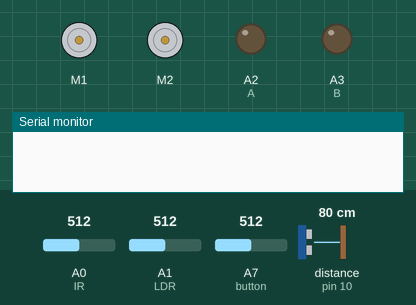
Simulated run of this sketch. Board: Arduino Nano, built with avr-gcc and run on an emulated ATmega328P. Parts: 2 × DC motor (green arrow = forward, orange = backward, longer = faster), output pins drawn as LEDs (lit = HIGH), the last lines printed to the serial monitor. The inputs (shaded band) are chosen by the test bench; at power-on: A7 (button) = 512, A0 (IR) = 512, A1 (LDR) = 512, distance to the obstacle (sensor on pin 10) 80 cm. The echo pulse lasts 58.3 µs per cm.

Above: at 1.2 s.
1.3 s: A7 (button) set to 107
3.0 s: A7 (button) set to 92
At 5.0 s:
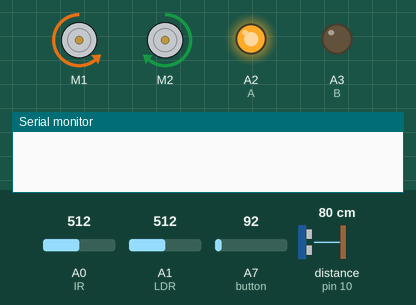
At 6.8 s:
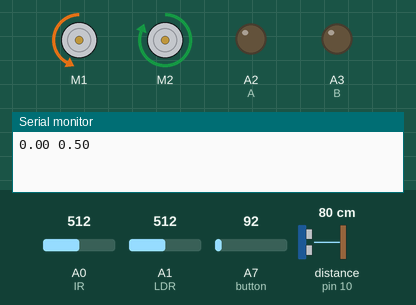
9.0 s: A7 (button) set to 110
At 9.54 s:
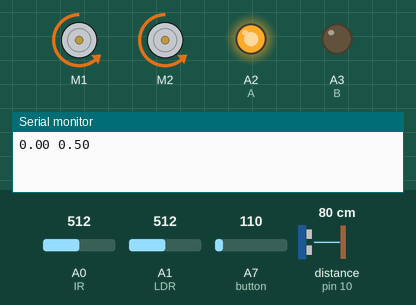
12.0 s: A7 (button) set to 90
Timing chart, 0 to 16.0 s (numbered marks = the images above; inputs shaded):
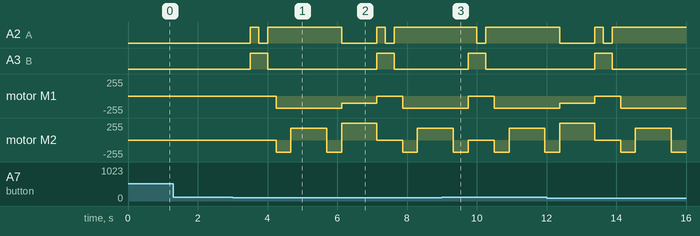

The sketch:

cg1111a_project.ino
```cpp
#include "MeMCore.h"

#define TIMEOUT 1900 // max microseconds to wait (US)
#define SPEED_OF_SOUND 340 // speed of sound in m/s
#define BASE 255 // base speed
#define TURN 180 // turn speed

/*
Logic Table
Pin 2 - A, Pin 3 - B
IR Emitter OUT Y0 (A LOW B LOW)
Blue LED Y1 (A HIGH B LOW)
Green LED Y2 (A LOW B HIGH)
Red LED Y3 (A HIGH B HIGH)
*/

#define IR A0 // IR Receiver IN (port 4, pin A0)
#define LDR A1 // LDR IN (port 4, pin A1)
#define A A2 // Logic Pin A (port 3, pin A2)
#define B A3 // Logic Pin B (port 3, pin A3)
#define ULTRASONIC 10  // assigning Ultrasonic to port 2

MeLineFollower lineFinder(PORT_1); //assigning lineFinder to port 1
MeDCMotor leftMotor(M1);   // assigning leftMotor to port M1
MeDCMotor rightMotor(M2);  // assigning rightMotor to port M2

// musical notes (frequencies in Hz)
MeBuzzer buzzer; //buzzer
#define B4  494
#define C4  277
#define D4  294
#define E4  330
#define F4  370
#define A4  440
#define B3  247

void playThickOfItMelody() {
  // 1
  buzzer.tone(B4, 400); delay(100);
  buzzer.tone(B4, 400); delay(100);
  buzzer.tone(B4, 400); delay(100);
  // 2
  buzzer.tone(A4, 400); delay(100);
  buzzer.tone(F4, 400); delay(100);
  buzzer.tone(F4, 800); delay(100);
  buzzer.tone(E4, 400); delay(100);
  buzzer.tone(E4, 400); delay(100);
  buzzer.tone(D4, 400); delay(100);
  buzzer.tone(E4, 400); delay(100);
  // 3
  buzzer.tone(F4, 800); delay(400);
  buzzer.tone(F4, 400); delay(100);
  buzzer.tone(F4, 400); delay(100);
  buzzer.tone(F4, 400); delay(100);
  buzzer.tone(D4, 400); delay(100);
  buzzer.tone(E4, 400); delay(100);
  // 4
  buzzer.tone(F4, 600); delay(100);
  buzzer.tone(D4, 600); delay(100);
  buzzer.tone(E4, 400); delay(100);
  buzzer.tone(F4, 600); delay(100);
  buzzer.tone(D4, 600); delay(100);
  buzzer.tone(E4, 400); delay(100);
  // 5
  buzzer.tone(F4, 800); delay(800);
  buzzer.tone(F4, 400); delay(100);
  buzzer.tone(F4, 400); delay(100);
  buzzer.tone(D4, 400); delay(100);
  buzzer.tone(E4, 400); delay(100);
  // 6
  buzzer.tone(F4, 600); delay(100);
  buzzer.tone(D4, 600); delay(100);
  buzzer.tone(E4, 400); delay(100);
  buzzer.tone(F4, 600); delay(100);
  buzzer.tone(D4, 600); delay(100);
  buzzer.tone(E4, 400); delay(100);
  // 7
  buzzer.tone(F4, 800); delay(800);
  buzzer.tone(F4, 400); delay(100);
  buzzer.tone(F4, 400); delay(100);
  buzzer.tone(D4, 400); delay(100);
  buzzer.tone(E4, 400); delay(100);
  // 8
  buzzer.tone(F4, 400); delay(100);
  buzzer.tone(F4, 400); delay(100);
  buzzer.tone(D4, 400); delay(100);
  buzzer.tone(E4, 400); delay(100);
  buzzer.tone(F4, 600); delay(100);
  buzzer.tone(D4, 600); delay(100);
  buzzer.tone(C4, 400); delay(100);
  buzzer.tone(B3, 400); delay(100);
  buzzer.noTone();
}

// button status
int status = 0;

// variables for PID
double past_error = 0;
double KPir = 29.0;
double KDir = 17.0;
double KPus = 22.0;
double KDus = 11.0;

double detectedArray[3] = { 0, 0, 0 }; // temp color array for readings
double whiteArray[3] = { 919.0, 878.0, 858.0 }; // calibrated white array
double blackArray[3] = { 874.0, 655.0, 659.0 }; // calibrated black array
double greyDiff[3] = { 45.0, 223.0, 199.0 }; // white - black array

// for Euclidean Distance
double distance[6] = { 0, 0, 0, 0, 0, 0 };
double logic[6] = { 0, 1, 2, 3, 4, 5 };

// pink, red, orange, blue, green, white checkpoints (ordered)
double colorArray[6][3] = {{ 260.0, 224.0, 221.0 }, { 230.0, 112.0, 98.0 },
                          { 238.0, 165.0, 110.0 }, { 90.0, 197.0, 219.0 },
                          { 107.0, 209.0, 169.0 }, { 235.0, 256.0, 253.0 }};

// basic movement logic
void forward(uint8_t speed, int time) {
  leftMotor.run(-speed);
  rightMotor.run(speed);
  delay(time);
}

void reverse(uint8_t speed, int time) {
  leftMotor.run(speed);
  rightMotor.run(-speed);
  delay(time);
}

void stop() {
  leftMotor.stop();
  rightMotor.stop();
}

void sqRight(uint8_t speed, int time) {
  leftMotor.run(-speed);
  rightMotor.run(-speed);
  delay(time);
}

void sqLeft(uint8_t speed, int time) {
  leftMotor.run(speed);
  rightMotor.run(speed);
  delay(time);
}

void nudge(uint8_t speed, double c) {
  leftMotor.run(-speed - c);
  rightMotor.run(speed - c);
}

// turn on component (by logic table)
void turnOnIR() {
  digitalWrite(A, LOW);
  digitalWrite(B, LOW);
}

void turnOnRed() {
  digitalWrite(A, HIGH);
  digitalWrite(B, HIGH);
}

void turnOnGreen() {
  digitalWrite(A, LOW);
  digitalWrite(B, HIGH);
}

void turnOnBlue() {
  digitalWrite(A, HIGH);
  digitalWrite(B, LOW);
}

// average reading from LDR
int LDRreading(int times) {
  int reading;
  int total = 0;
  for (int i = 0; i < times; i++) {
    reading = analogRead(LDR);
    total = reading + total;
    delay(10);
  }
  return total / times;
}

// calibrate color sensor
void calibrate() {
  // white
  Serial.println("Put White Sample For Calibration ...");
  delay(5000);

  turnOnRed();
  delay(200);
  whiteArray[0] = LDRreading(10);

  turnOnGreen();
  delay(200);
  whiteArray[1] = LDRreading(10);

  turnOnBlue();
  delay(200);
  whiteArray[2] = LDRreading(10);

  // black
  Serial.println("Put Black Sample For Calibration ...");
  delay(5000);

  turnOnRed();
  delay(200);
  blackArray[0] = LDRreading(10);

  turnOnGreen();
  delay(200);
  blackArray[1] = LDRreading(10);

  turnOnBlue();
  delay(200);
  blackArray[2] = LDRreading(10);

  greyDiff[0] = whiteArray[0] - blackArray[0];
  greyDiff[1] = whiteArray[1] - blackArray[1];
  greyDiff[2] = whiteArray[2] - blackArray[2];
  for (int i = 0; i < 3; i++) {
    Serial.print(whiteArray[i]);
    Serial.print(blackArray[i]);
    Serial.print(greyDiff[i]);
    Serial.println();
  }
}

// get distance from US
double USdist() {
  pinMode(ULTRASONIC, OUTPUT);
  digitalWrite(ULTRASONIC, LOW);
  delayMicroseconds(2);
  digitalWrite(ULTRASONIC, HIGH);
  delayMicroseconds(10);
  digitalWrite(ULTRASONIC, LOW);

  pinMode(ULTRASONIC, INPUT);
  double duration = pulseIn(ULTRASONIC, HIGH, TIMEOUT);
  double USdistance = ((duration/2.0)/1000000) * SPEED_OF_SOUND * 100;
  return USdistance;
}

// get distance from IR
double IRdist() {
  turnOnBlue(); // reading from ambient ir
  double x = analogRead(IR);
  turnOnIR(); // reading from reflected ir pulse (with ambient ir)
  double y = analogRead(IR);
  /*
  x = reading for ambient ir, y = reading for reflected ir pulse (with ambient ir)
  x-y = voltage drop due to ir pulse, this will filter out the ambient ir
  scale from experimentation is 60 to 510 for readings from 1.5cm to 9.0 cm
  values are normalised to reflect distance
  */
  double scaled = (((x-y)-60.0)/450.0) * 7.5 + 1.5;
  return scaled;
}

// get reading from color sensor
void detectColor() {
  // Serial.println("put sample");
  // delay(3000);

  turnOnRed();
  delay(200);
  detectedArray[0] = LDRreading(5);
  detectedArray[0] = (detectedArray[0] - blackArray[0])/(greyDiff[0])*255;

  turnOnGreen();
  delay(200);
  detectedArray[1] = LDRreading(5);
  detectedArray[1] = (detectedArray[1] - blackArray[1])/(greyDiff[1])*255;

  turnOnBlue();
  delay(200);
  detectedArray[2] = LDRreading(5);
  detectedArray[2] = (detectedArray[2] - blackArray[2])/(greyDiff[2])*255;

  // Serial.print(detectedArray[0]);
  // Serial.print(" ");
  // Serial.print(detectedArray[1]);
  // Serial.print(" ");
  // Serial.println(detectedArray[2]);
}

/*
Euclidean Distance
square the difference in R, G and B values between
detected color and checkpoint color individually
add them up and sqrt that to get distance magnitude
*/

void findDistance(){
  for (int i = 0; i < 6; i++){
    double sum = 0;
    for (int j = 0; j < 3; j++){
      double x = detectedArray[j] - colorArray[i][j];
      sum = sum + x*x;
    }
    distance[i] = sqrt(sum);
  }
}

// get minimum distance from array to find nearest color
int findClosest(){
  int min = 0;
  for (int i = 0; i < 6; i++){
    if (distance[i] < distance[min]){
      min = i;
    }
  }
  return min;
}

void setup() {
  Serial.begin(9600);
  pinMode(IR, INPUT);
  pinMode(LDR, INPUT);
  pinMode(A, OUTPUT);
  pinMode(B, OUTPUT);
  pinMode(A7, INPUT);
  // calibrate();
}

void loop() {
  // detectColor();
  if (analogRead(A7) < 100) { // if push button is pushed, the value will be very low
    status = 1 - status;
    delay(500); // delay 500ms so that a button push won't be counted multiple times.
  }
  if (status == 0) {
    return;
  }

  // logic for checkpoint
  int sensorState = lineFinder.readSensors();
  if (sensorState == S1_IN_S2_IN) {
    stop();
    detectColor();
    findDistance();
    int s = findClosest();
    switch(s) {
      case 0: // pink
      sqLeft(TURN, 420);
      forward(TURN, 1030);
      sqLeft(TURN, 420);
      break;
      case 1: // red
      sqLeft(TURN, 420);
      break;
      case 2: // orange
      sqLeft(TURN, 870);
      break;
      case 3: // blue
      sqRight(TURN, 420);
      forward(TURN, 1030);
      sqRight(TURN, 420);
      break;
      case 4: // green
      sqRight(TURN, 420);
      break;
      case 5: // white
      playThickOfItMelody();
      break;
    }
  }
  // get distances from US and IR
  double USr = USdist();
  double IRr = IRdist();
  double error = 0;
  double correction = 0;
  Serial.print(USr);
  Serial.print(' ');
  Serial.println(IRr);

  // if US out of range, set back US reading to stable point
  if (USr == 0) {
    USr = 11.0;
  }

  if (IRr < 4.0) { // use IR if the reading is below 4.0 cm (IR readings don't scale well past this value)
    error = 9.0 - IR; // stable point from IR pov = 9.0cm
    correction = error * KPir + ((error-past_error)/TIMEOUT) * KDir; // PID controller for IR
  }
  else {
    error = (USr - 11.0); // stable point from US pov = 11.0cm
    correction = error * KPus + ((error-past_error)/TIMEOUT) * KDus; // PID controller for US
  }
  nudge(BASE, correction); // movement with correction
  past_error = error; // for D
}
```

Measured:
- the behaviour switches between 100 and 99 on A7 (button) (found by bisection; images 0 and 1)
- after the input at 1.3 s, every drawn part: stays the same
- after the input at 3.0 s, A2 (A): goes HIGH 0.25 s, LOW 0.25 s, HIGH 2.1 s, LOW 1.0 s, HIGH 0.25 s, LOW 0.25 s, then HIGH, starting after 0.50 s; A3 (B): alternates HIGH for 0.50 s and LOW for 3.1 s, starting after 0.50 s
